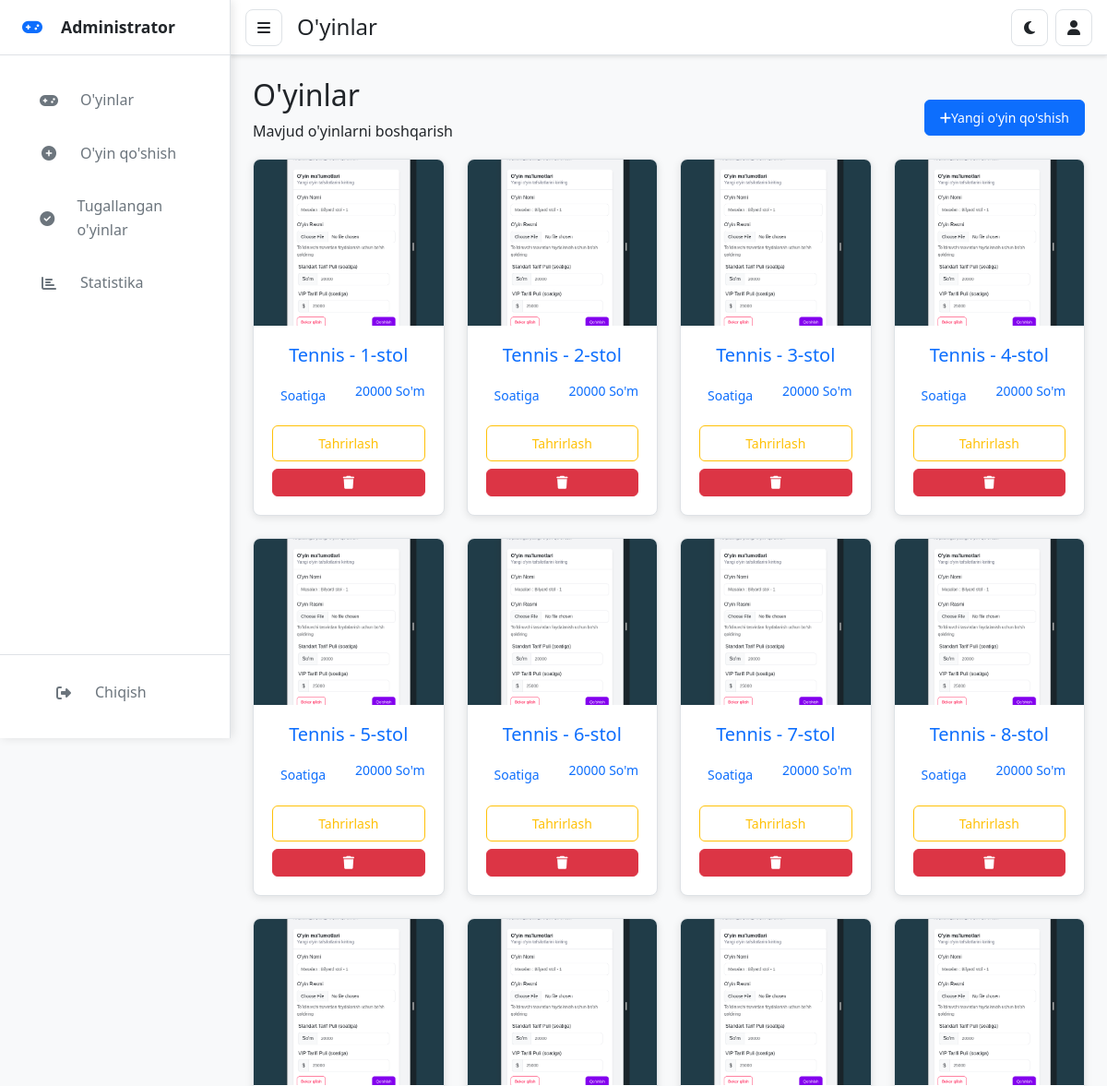
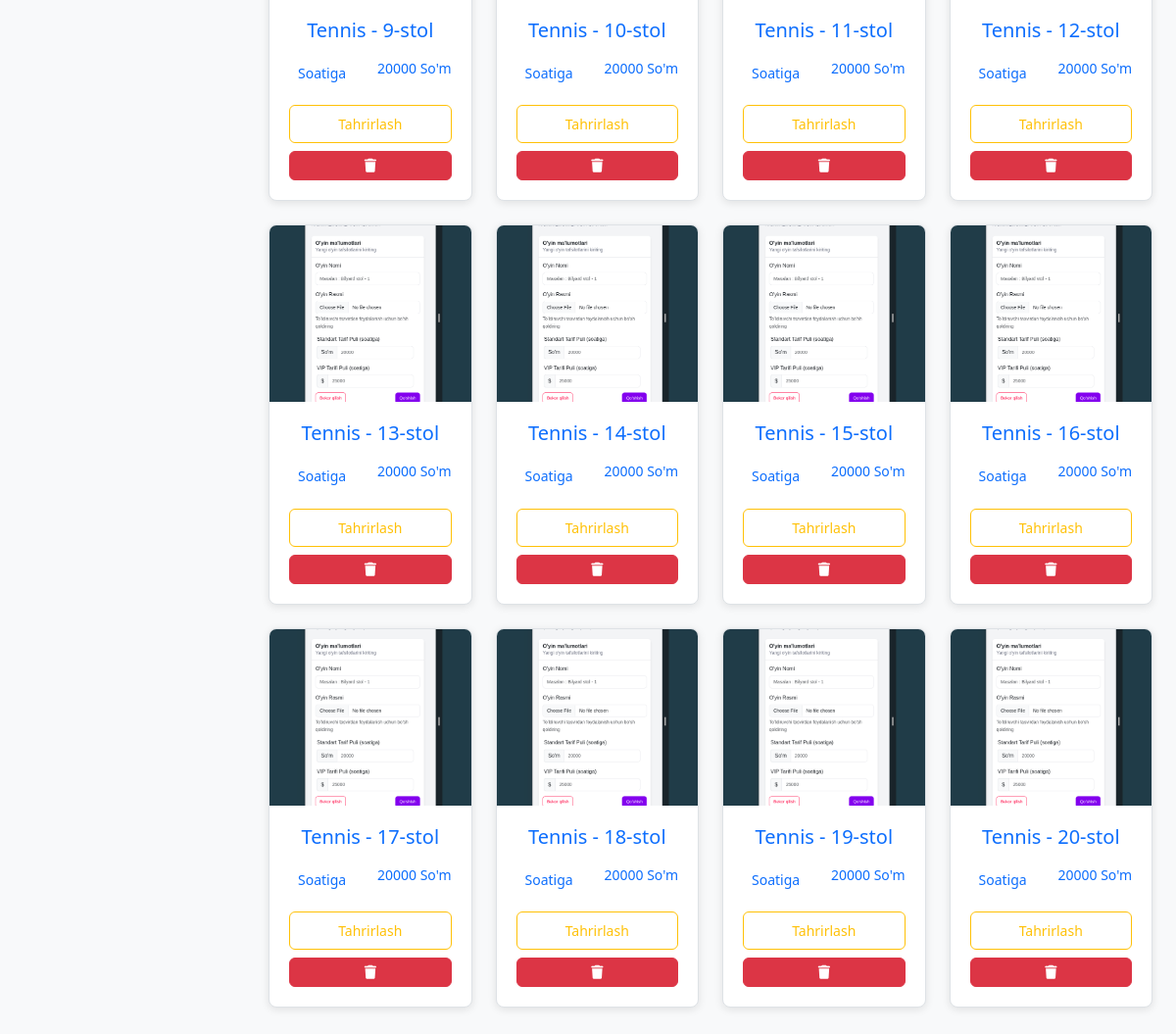
The app's page / (signed in) with its own data (2 pictures, top to bottom).
### core/models.py (models this page shows, shortened)
class Game(models.Model):
    name = models.CharField(max_length=100)
    image = models.ImageField(upload_to='games/', null=True, blank=True)
    table_count = models.IntegerField(verbose_name="Stollar soni")
    standard_price = models.PositiveBigIntegerField()
    created_at = models.DateTimeField(auto_now_add=True)
    updated_at = models.DateTimeField(auto_now=True)

### core/views.py (the view)
# urls.py: path('', views.game_list, name='game_list'),
def game_list(request):
    if not request.user.is_authenticated :
        return redirect('login')
    else:
        games = Game.objects.all()
        for game in games:
            game.active_session = game.sessions.filter(status='active').first()  # Faol sessiya bo‘lsa, uni saqlaymiz.
        return render(request, 'games/game_list.html', {'games': games})

### templates/games/game_list.html (shortened to what this page needs)
{% extends "base.html" %}
{% block header_title %}O'yinlar{% endblock %}
{% block content %}
<div class="page-header d-flex flex-column flex-md-row justify-content-between align-items-md-center">
  <div>
    <h2 class="page-title">O'yinlar</h2>
    <p class="page-subtitle">Mavjud o'yinlarni boshqarish</p>
  </div>
  <a href="{% url 'add_game' %}" class="btn btn-primary mt-2 mt-md-0">
    <i class="fas fa-plus"></i> Yangi o'yin qo'shish
  </a>
</div>
<div class="row d-flex flex-wrap">
  {% if games %}
    {% for game in games %}
      <div class="col-12 col-sm-6 col-md-4 col-lg-3 mb-4">
        <a href="{% if game.active_session %}{% url 'active_session' game.active_session.pk %}{% else %}{% url 'start_game' game.pk %}{% endif %}" class="text-decoration-none">
          <div class="game-card {% if game.active_session %}active{% endif %}">
            <img src="{{ game.image.url }}" alt="{{ game.name }}" class="game-image">
            <div class="game-details text-center">
              <h4 class="game-title">{{ game.name }}</h4>
              <div class="game-price">
                <span class="game-price-tag">Soatiga</span>
                <span>{{ game.standard_price }} So'm</span>
              </div>
              <div class="game-actions d-flex flex-column gap-2">
                <a href="{% url 'edit_game' game.pk %}" class="btn btn-outline-warning w-100">Tahrirlash</a>
                <a href="{% url 'delete_game' game.pk %}" class="btn btn-danger w-100">
                  <i class="fas fa-trash"></i>
                </a>
              </div>
            </div>
          </div>
        </a>
      </div>
    {% endfor %}
  {% else %}
    <div class="col-12">
      <div class="alert alert-info">
        O'yin mavjud emas <a href="{% url 'add_game' %}">O'yin qo'shish</a>.
      </div>
    </div>
  {% endif %}
</div>
{% endblock %}

### static/css/style.css (style rules this page uses)
:root { --primary: #6366f1; --primary-dark: #4f46e5; --primary-light: #a5b4fc; --secondary: #f59e0b; --secondary-dark: #d97706; --secondary-light: #fcd34d; --success: #10b981; --success-light: #d1fae5; --danger: #ef4444; --danger-light: #fee2e2; --warning: #f59e0b; --warning-light: #fef3c7; --info: #3b82f6; --info-light: #dbeafe; --bg-primary: #ffffff; --bg-secondary: #f9fafb; --bg-tertiary: #f3f4f6; --text-primary: #1f2937; --text-secondary: #6b7280; --text-tertiary: #9ca3af; --border-color: #e5e7eb; --border-light: #f3f4f6; --color-1: #6366f1; --color-2: #3b82f6; --color-3: #10b981; --color-4: #f59e0b; --color-5: #ef4444; --border-radius: 0.5rem; --box-shadow: 0 4px 6px -1px rgba(0, 0, 0, 0.1), 0 2px 4px -1px rgba(0, 0, 0, 0.06); --box-shadow-hover: 0 10px 15px -3px rgba(0, 0, 0, 0.1), 0 4px 6px -2px rgba(0, 0, 0, 0.05); --transition: all 0.3s ease; --sidebar-width: 250px; --header-height: 60px; }
* { margin: 0; padding: 0; box-sizing: border-box; }
html, body { overflow-x: hidden; width: 100%; position: relative; }
body { font-family: "Segoe UI", Tahoma, Geneva, Verdana, sans-serif; line-height: 1.6; color: var(--text-primary); background-color: var(--bg-tertiary); transition: var(--transition); }
.btn { border-radius: var(--border-radius); transition: var(--transition); display: inline-flex; align-items: center; justify-content: center; padding: 0.5rem 1rem; font-size: 0.875rem; font-weight: 500; border: 1px solid transparent; cursor: pointer; text-decoration: none; }
.btn-primary { background-color: var(--primary); border-color: var(--primary); color: white; }
.btn-danger { background-color: var(--danger); border-color: var(--danger); color: white; width: 100%; height: 30px; border-radius: 8px; font-size: 0.875rem; padding: 0.5rem 1rem; }
.game-card { background-color: var(--bg-primary); border-radius: var(--border-radius); box-shadow: var(--box-shadow); overflow: hidden; transition: var(--transition); height: 100%; border: 1px solid var(--border-color); }
.game-title { font-size: 1.25rem; margin-bottom: 1rem; color: var(--text-primary); }
.d-flex { display: flex; }
.flex-column { flex-direction: column; }
.justify-content-between { justify-content: space-between; }
.w-100 { width: 100%; }
.text-center { text-align: center; }
.mb-4 { margin-bottom: 1.5rem; }
.mt-2 { margin-top: 0.5rem; }
.d-flex { display: flex !important; }

### templates/base.html (style rules this page uses)
:root { --bg-primary: #ffffff; --bg-secondary: #f8f9fa; --bg-tertiary: #e9ecef; --text-primary: #212529; --text-secondary: #6c757d; --text-muted: #adb5bd; --border-color: #dee2e6; --shadow: rgba(0, 0, 0, 0.1); --shadow-hover: rgba(0, 0, 0, 0.15); --primary: #0d6efd; --primary-hover: #0b5ed7; --success: #198754; --danger: #dc3545; --warning: #ffc107; --info: #0dcaf0; --transition: all 0.3s ease; }
* { transition: var(--transition); }
body { background-color: var(--bg-secondary); color: var(--text-primary); }
.btn { transition: var(--transition) !important; border-radius: 6px !important; font-weight: 500 !important; position: relative !important; overflow: hidden !important; }
.btn-primary { background-color: var(--primary) !important; border-color: var(--primary) !important; color: #ffffff !important; }
.btn-primary i { color: #ffffff !important; }
.btn-danger { background-color: var(--danger) !important; border-color: var(--danger) !important; color: #ffffff !important; }
.btn-danger i { color: #ffffff !important; }
.btn-outline-warning { color: var(--warning) !important; border-color: var(--warning) !important; background-color: transparent !important; }
.container, .container-fluid, .row > div, .col, .col-1, .col-2, .col-3, .col-4, .col-5, .col-6, .col-7, .col-8, .col-9, .col-10, .col-11, .col-12, .col-sm, .col-md, .col-lg, .col-xl, .col-xxl, .col-sm-1, .col-sm-2, .col-sm-3, .col-sm-4, .col-sm-5, .col-sm-6, .col-sm-7, .col-sm-8, .col-sm-9, .col-sm-10, .col-sm-11, .col-sm-12, .col-md-1, .col-md-2, .col-md-3, .col-md-4, .col-md-5, .col-md-6, .col-md-7, .col-md-8, .col-md-9, .col-md-10, .col-md-11, .col-md-12, .col-lg-1, .col-lg-2, .col-lg-3, .col-lg-4, .col-lg-5, .col-lg-6, .col-lg-7, .col-lg-8, .col-lg-9, .col-lg-10, .col-lg-11, .col-lg-12 { color: var(--text-primary); }
.game-card, .game-item, .game-container, .game-list-item { background-color: var(--bg-primary) !important; border: 1px solid var(--border-color) !important; color: var(--text-primary) !important; border-radius: 8px !important; box-shadow: 0 2px 8px var(--shadow) !important; transition: var(--transition) !important; }

### records on screen
Game: image (picture), name "Tennis - 1-stol", standard_price "20000"
Game: image (picture), name "Tennis - 2-stol", standard_price "20000"
Game: image (picture), name "Tennis - 3-stol", standard_price "20000"
Game: image (picture), name "Tennis - 4-stol", standard_price "20000"
Game: image (picture), name "Tennis - 5-stol", standard_price "20000"
Game: image (picture), name "Tennis - 6-stol", standard_price "20000"
Game: image (picture), name "Tennis - 7-stol", standard_price "20000"
Game: image (picture), name "Tennis - 8-stol", standard_price "20000"
Game: image (picture), name "Tennis - 9-stol", standard_price "20000"
Game: image (picture), name "Tennis - 10-stol", standard_price "20000"
Game: image (picture), name "Tennis - 11-stol", standard_price "20000"
Game: image (picture), name "Tennis - 12-stol", standard_price "20000"
Game: image (picture), name "Tennis - 13-stol", standard_price "20000"
Game: image (picture), name "Tennis - 14-stol", standard_price "20000"
Game: image (picture), name "Tennis - 15-stol", standard_price "20000"
Game: image (picture), name "Tennis - 16-stol", standard_price "20000"
Game: image (picture), name "Tennis - 17-stol", standard_price "20000"
Game: image (picture), name "Tennis - 18-stol", standard_price "20000"
Game: image (picture), name "Tennis - 19-stol", standard_price "20000"
Game: image (picture), name "Tennis - 20-stol", standard_price "20000"
